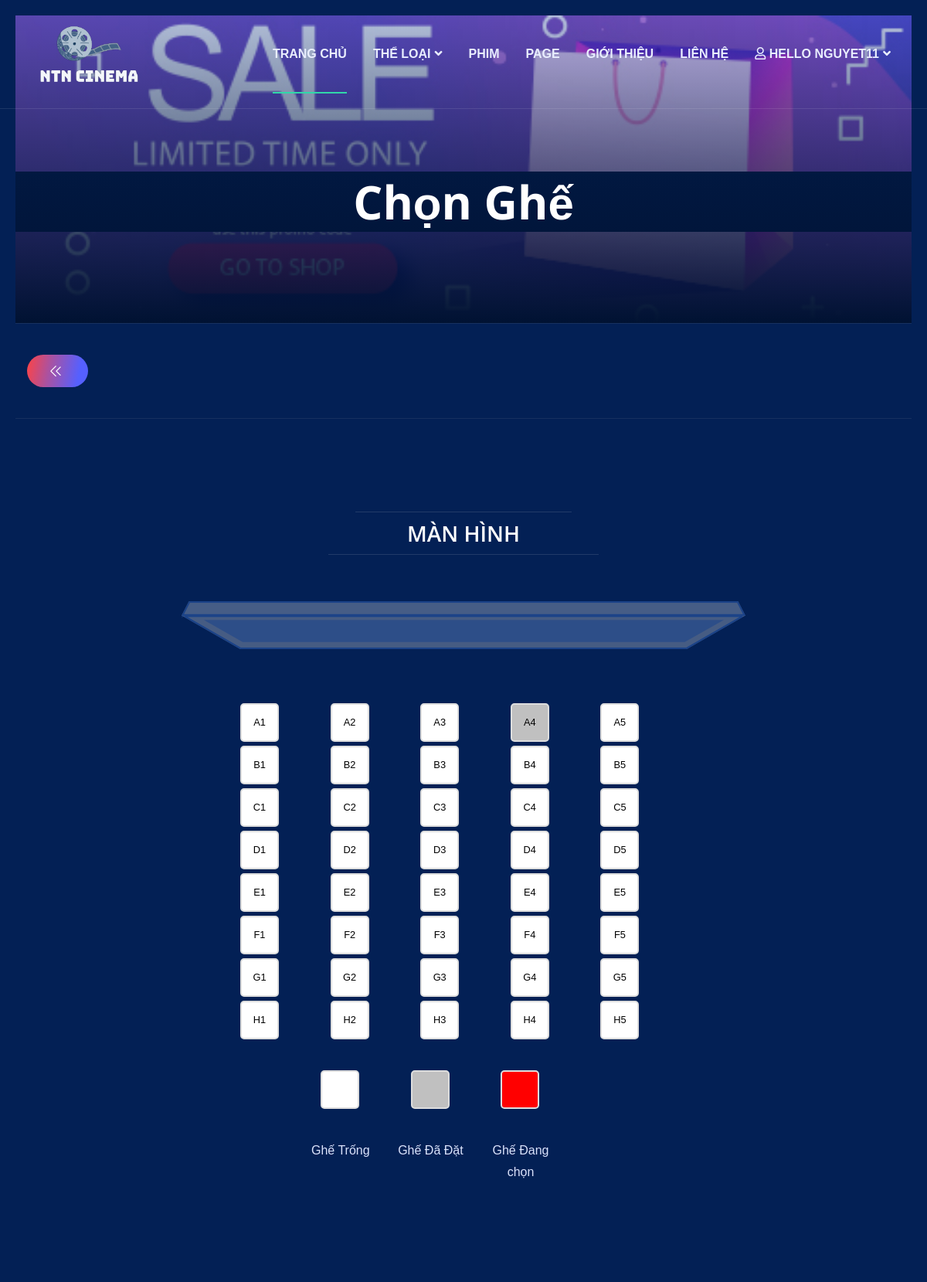
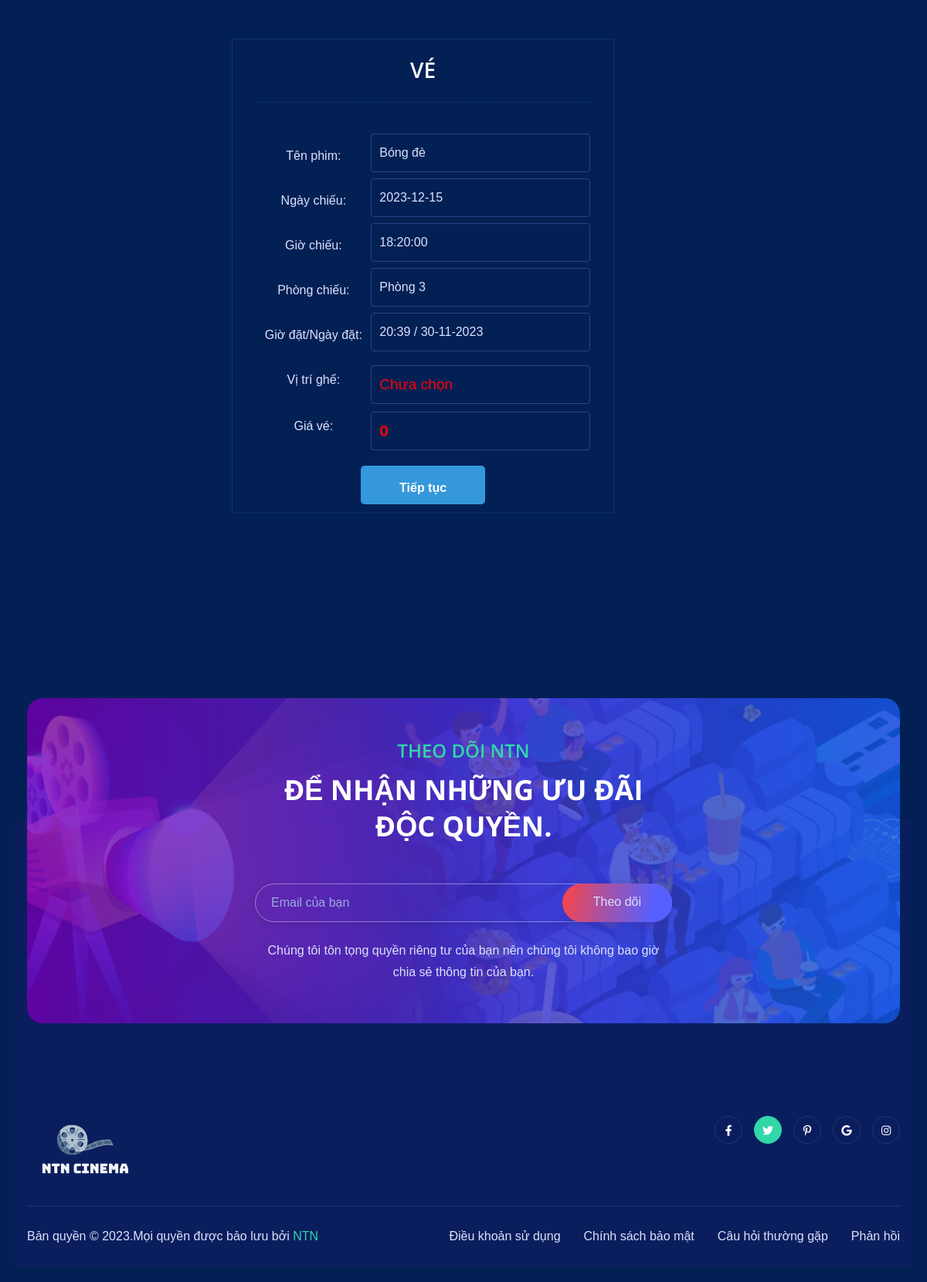
Page /user/index.php?act=phong&idphong=3&idphim=26 (signed in) on the committed database (2 pictures, top to bottom).
### tables this page shows
CREATE TABLE `ghe` (
  `id` int(11) NOT NULL,
  `ten_ghe` varchar(200) NOT NULL,
  `trang_thai` varchar(200) NOT NULL,
  `gia` decimal(10,0) DEFAULT NULL
);

CREATE TABLE `khung_gio_chieu` (
  `id` int(11) NOT NULL,
  `gio_chieu` time NOT NULL,
  `id_lichchieu` int(11) NOT NULL,
  `id_phong` int(11) NOT NULL
);

CREATE TABLE `phim` (
  `id` int(11) NOT NULL,
  `name` varchar(255) NOT NULL,
  `traller` varchar(255) NOT NULL,
  `avatar` varchar(255) NOT NULL,
  `mota` text NOT NULL,
  `thoi_luong` varchar(255) NOT NULL,
  `idtl` int(11) NOT NULL,
  `ngaychieu` date NOT NULL,
  `status` varchar(100) NOT NULL
);

CREATE TABLE `lich_chieu` (
  `id` int(11) NOT NULL,
  `idphim` int(11) NOT NULL,
  `ngay_chieu` date NOT NULL,
  `trang_thai` tinyint(3) NOT NULL
);

CREATE TABLE `phong_chieu` (
  `id` int(11) NOT NULL,
  `ten_phong` varchar(255) NOT NULL
);

### admin/models/pdo.php (called while the page is built, shortened)
<?php
function pdo_get_connection(){
    $dburl = "mysql:host=localhost;dbname=duan11;charset=utf8";
    $username = 'root';
    $password = '';
    $conn = new PDO($dburl, $username, $password);
    $conn->setAttribute(PDO::ATTR_ERRMODE, PDO::ERRMODE_EXCEPTION);
    return $conn;
}
function pdo_query($sql){
    $sql_args = array_slice(func_get_args(), 1);
    try{
        $conn = pdo_get_connection();
        $stmt = $conn->prepare($sql);
        $stmt->execute($sql_args);
        $rows = $stmt->fetchAll();
        return $rows;
    }
    catch(PDOException $e){
        throw $e;
    }
    finally{
        unset($conn);
    }
}

### admin/models/lichchieu.php (called while the page is built, shortened)
<?php
        function ve($idphim,$idphong){
            $sql="SELECT lich_chieu.ngay_chieu,phim.name,khung_gio_chieu.gio_chieu,phong_chieu.ten_phong from khung_gio_chieu
            join lich_chieu on khung_gio_chieu.id_lichchieu=lich_chieu.id
            join phim on lich_chieu.idphim=phim.id
            join phong_chieu on phong_chieu.id=khung_gio_chieu.id_phong where phim.id=".$idphim." and phong_chieu.id=".$idphong;
            return pdo_query($sql);
        }
?>

### user/view/ghe.php (the view, shortened to what this page needs)
<?php
$tenServer = "localhost";
$tenDangNhap = "root";
$matKhau = "";
$tenCSDL = "duan11";
$conn = new mysqli($tenServer, $tenDangNhap, $matKhau, $tenCSDL);
$truyVan = "SELECT * FROM ghe";
$ketQua = $conn->query($truyVan);
$trangThaiGhe = [];
if ($ketQua->num_rows > 0) {
    while ($dong = $ketQua->fetch_assoc()) {
        $trangThaiGhe[$dong['ten_ghe']] = [
            'trang_thai' => $dong['trang_thai'],
            'gia' => $dong['gia']
        ];
    }
}
$soDoGhe = [
    ['A1', 'A2', 'A3', 'A4', 'A5'],
    ['B1', 'B2', 'B3', 'B4', 'B5'],
    ['C1', 'C2', 'C3', 'C4', 'C5'],
    ['D1', 'D2', 'D3', 'D4', 'D5'],
    ['E1', 'E2', 'E3', 'E4', 'E5'],
    ['F1', 'F2', 'F3', 'F4', 'F5'],
    ['G1', 'G2', 'G3', 'G4', 'G5'],
    ['H1', 'H2', 'H3', 'H4', 'H5']
];
?>
<!DOCTYPE html>
<html lang="vi">
<head>
<body class="bg-one">
    <section class="details-banner hero-area bg_img seat-plan-banner" data-background="assets/images/banner/banner04.jpg">
        <div class="container bg-one">
            <div class="details-banner-wrapper">
                <div class="details-banner-content style-two">
                    <h4 class="title" >Chọn ghế </h4>
                </div>
            </div>
        </div>
    </section>
    <section class="page-title bg-one">
        <div class="container  bg-one" >
            <div class="page-title-area">
                <div class="item md-order-1">
                    <a href="" class="custom-button back-button">
                        <i class="flaticon-double-right-arrows-angles"></i>
                    </a>
                </div>
            </div>
        </div>
    </section>
    <div class="seat-plan-section padding-bottom padding-top">
        <div class="container  bg-one">
            <div class="screen-area">
                <h4 class="screen">Màn hình</h4>
                <div class="screen-thumb">
                    <img src="assets/images/movie/screen-thumb.png" alt="movie">
                </div>
                    <div class="seat-container">
                        <?php
                            foreach ($soDoGhe as $row) {
                                foreach ($row as $tenGhe) {
                                    $trangThai = $trangThaiGhe[$tenGhe]['trang_thai'];
                                    $gia = $trangThaiGhe[$tenGhe]['gia'];
                                    $seatClass = ($trangThai == 'trong') ? 'seat' : 'seat occupied';
                                    echo '<div class="' . $seatClass . '" data-seat="' . $tenGhe . '" data-price="' . $gia . '">' . $tenGhe . '</div>';
                                }
                            }
                        ?>
                    </div>
                    <div class="seat-container ml-40">
                        <div class="seat trong"></div>
                        <div class="seat occupied"></div>
                        <div class="seat chon"></div>
                    </div>
                    <div class="seat-container ml-30">
                        <div class="">Ghế Trống</div>
                        <div class="">Ghế Đã Đặt</div>
                        <div class="">Ghế Đang chọn</div>
                    </div>
                    <br>
            <div class="movie-facility padding-bottom padding-top">
                    <div class="container col-lg-7">
                        <div class="col-lg-10">
                        <div class="booking-summery bg-one">
                                <h4 class="title">Vé</h4>
                                <form action="index.php?act=datve" method="post">
                                <?php foreach ($ve as $vee) {?>
                                        <?php extract($vee); ?>
                                        <div class="ngang">
                                            <span>Tên phim:</span><input  type="text" name="tenphim" value="<?= $name?>">
                                        </div>
                                        <div class="ngang">
                                            <span>Ngày chiếu:</span><input type="text" name="ngaychieu" value="<?= $ngay_chieu?>">
                                        </div>
                                        <div class="ngang">
                                            <span>Giờ chiếu:</span><input type="text"  name="giochieu" value="<?= $gio_chieu?>">
                                        </div>
                                        <div class="ngang">
                                            <span>Phòng chiếu:</span><input type="text" name="tenphong" value="<?= $ten_phong?>">
                                        </div>
                                        <div class="ngang">
                                            <span>Giờ đặt/Ngày đặt:</span> <input type="text" name="ngaydatve" value="<?php
                                        echo  date('H:i / d-m-Y');?>">
                                        </div>
                                        <div class="ngang">
                                            <span>Vị trí ghế:</span><input type="text"  name="ghe" id="selected-seats" value="Chưa chọn">
                                        </div>
                                        <div class="ngang">
                                            <span>Giá vé:</span><input type="number" name="tongtien" id="total-price" value="0">
                                        </div>
                                        <a href="?act=datve"> <input type="submit" name="tieptuc" value="Tiếp tục"></a>
                                <?php } ?>
                                </form>
                            </div>
                        </div>
                    </div>
            </div>
    </div>
            </div>
        </div>
</body>
</html>

### user/view/ghe.php (style rules this page uses)
body { font-family: Arial, sans-serif; background-color: #f4f4f4; text-align: center; margin: 20px; }
.seat-container { width: 60%; margin: 20px auto; display: grid; grid-template-columns: repeat(5, 1fr); gap: 5px; padding: 10px 50px; }
.seat { width: 50px; height: 50px; border: 2px solid #ddd; background-color: #fff; display: flex; justify-content: center; align-items: center; cursor: pointer; color:black; font-size: 0.8em; border-radius: 5px; transition: background-color 0.3s ease; }
.seat.occupied { background-color: #c0c0c0; cursor: not-allowed; }
.seat.trong { background-color: white; color: #fff; }
.seat.chon { background-color: red; color: #fff; }
input[type="submit"] { margin-top: 20px; padding: 20px 50px; background-color: #3498db; color: white; border: none; border-radius: 5px; cursor: pointer; }
#selected-seats { margin-top: 10px; font-size: 1.2em; color: #ff0000; }
#total-price { margin-top: 10px; font-size: 1.3em; font-weight: bold; color: #ff0000; }
.ngang { display: flex; flex-wrap: nowrap; }
.ngang span { width: 200px; float:left; text-align: center; margin: 15px 10px; }
.ml-30 { margin-left:300px; }
.ml-40 { margin-left:330px; }

### rows in the picture
ghe: tenGhe "A4"
khung_gio_chieu: tenphim "Bóng đè", ngaychieu "2023-12-15", giochieu "18:20:00", tenphong "Phòng 3"

### other values in the picture
$user "NGUYET11"
$tenGhe "A1"
$tenGhe "A2"
$tenGhe "A3"
$tenGhe "A5"
$tenGhe "B1"
$tenGhe "B2"
$tenGhe "B3"
$tenGhe "B4"
$tenGhe "B5"
$tenGhe "C1"
$tenGhe "C2"
$tenGhe "C3"
$tenGhe "C4"
$tenGhe "C5"
